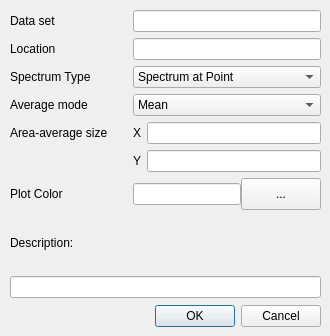
<?xml version="1.0" encoding="UTF-8"?>
<ui version="4.0">
 <class>SpectrumInfoEditor</class>
 <widget class="QDialog" name="SpectrumInfoEditor">
  <property name="geometry">
   <rect>
    <x>0</x>
    <y>0</y>
    <width>330</width>
    <height>336</height>
   </rect>
  </property>
  <property name="windowTitle">
   <string>Spectrum Information</string>
  </property>
  <property name="modal">
   <bool>true</bool>
  </property>
  <widget class="QDialogButtonBox" name="buttonBox">
   <property name="geometry">
    <rect>
     <x>10</x>
     <y>300</y>
     <width>311</width>
     <height>32</height>
    </rect>
   </property>
   <property name="orientation">
    <enum>Qt::Horizontal</enum>
   </property>
   <property name="standardButtons">
    <set>QDialogButtonBox::Cancel|QDialogButtonBox::Ok</set>
   </property>
  </widget>
  <widget class="QWidget" name="gridLayoutWidget">
   <property name="geometry">
    <rect>
     <x>10</x>
     <y>10</y>
     <width>311</width>
     <height>288</height>
    </rect>
   </property>
   <layout class="QGridLayout" name="grid_layout" columnstretch="10,0,0">
    <item row="6" column="0">
     <widget class="QLabel" name="label_plot_color">
      <property name="text">
       <string>Plot Color</string>
      </property>
      <property name="buddy">
       <cstring>lineedit_plot_color</cstring>
      </property>
     </widget>
    </item>
    <item row="5" column="2">
     <widget class="QLineEdit" name="lineedit_area_avg_y"/>
    </item>
    <item row="0" column="1" colspan="2">
     <widget class="QLineEdit" name="lineedit_dataset">
      <property name="readOnly">
       <bool>true</bool>
      </property>
     </widget>
    </item>
    <item row="8" column="0" colspan="3">
     <widget class="QLineEdit" name="lineedit_description"/>
    </item>
    <item row="2" column="0">
     <widget class="QLabel" name="label_spectrum_type">
      <property name="text">
       <string>Spectrum Type</string>
      </property>
      <property name="buddy">
       <cstring>combobox_spectrum_type</cstring>
      </property>
     </widget>
    </item>
    <item row="7" column="0">
     <widget class="QLabel" name="label_description">
      <property name="text">
       <string>Description:</string>
      </property>
      <property name="buddy">
       <cstring>lineedit_description</cstring>
      </property>
     </widget>
    </item>
    <item row="4" column="2">
     <widget class="QLineEdit" name="lineedit_area_avg_x"/>
    </item>
    <item row="1" column="0">
     <widget class="QLabel" name="label_location">
      <property name="text">
       <string>Location</string>
      </property>
      <property name="buddy">
       <cstring>lineedit_location</cstring>
      </property>
     </widget>
    </item>
    <item row="5" column="1">
     <widget class="QLabel" name="label_area_avg_y">
      <property name="text">
       <string>Y</string>
      </property>
      <property name="buddy">
       <cstring>lineedit_area_avg_y</cstring>
      </property>
     </widget>
    </item>
    <item row="4" column="1">
     <widget class="QLabel" name="label_area_avg_x">
      <property name="text">
       <string>X</string>
      </property>
      <property name="buddy">
       <cstring>lineedit_area_avg_x</cstring>
      </property>
     </widget>
    </item>
    <item row="4" column="0">
     <widget class="QLabel" name="label_area_avg">
      <property name="text">
       <string>Area-average size</string>
      </property>
      <property name="alignment">
       <set>Qt::AlignLeading|Qt::AlignLeft|Qt::AlignVCenter</set>
      </property>
     </widget>
    </item>
    <item row="2" column="1" colspan="2">
     <widget class="QComboBox" name="combobox_spectrum_type">
      <property name="currentText">
       <string>Spectrum at Point</string>
      </property>
      <item>
       <property name="text">
        <string>Spectrum at Point</string>
       </property>
      </item>
      <item>
       <property name="text">
        <string>Area Average around Point</string>
       </property>
      </item>
      <item>
       <property name="text">
        <string>Region of Interest</string>
       </property>
      </item>
      <item>
       <property name="text">
        <string>Library Spectrum</string>
       </property>
      </item>
     </widget>
    </item>
    <item row="0" column="0">
     <widget class="QLabel" name="label_dataset">
      <property name="text">
       <string>Data set</string>
      </property>
      <property name="buddy">
       <cstring>lineedit_dataset</cstring>
      </property>
     </widget>
    </item>
    <item row="1" column="1" colspan="2">
     <widget class="QLineEdit" name="lineedit_location">
      <property name="readOnly">
       <bool>true</bool>
      </property>
     </widget>
    </item>
    <item row="6" column="1" colspan="2">
     <layout class="QGridLayout" name="gridLayout" columnstretch="10,0">
      <property name="spacing">
       <number>0</number>
      </property>
      <item row="0" column="0">
       <widget class="QLineEdit" name="lineedit_plot_color"/>
      </item>
      <item row="0" column="1">
       <widget class="QPushButton" name="button_plot_color">
        <property name="minimumSize">
         <size>
          <width>32</width>
          <height>32</height>
         </size>
        </property>
        <property name="text">
         <string>...</string>
        </property>
       </widget>
      </item>
     </layout>
    </item>
    <item row="3" column="1" colspan="2">
     <widget class="QComboBox" name="combobox_avg_mode">
      <item>
       <property name="text">
        <string>Mean</string>
       </property>
      </item>
      <item>
       <property name="text">
        <string>Median</string>
       </property>
      </item>
     </widget>
    </item>
    <item row="3" column="0">
     <widget class="QLabel" name="label_avg_mode">
      <property name="text">
       <string>Average mode</string>
      </property>
      <property name="buddy">
       <cstring>combobox_avg_mode</cstring>
      </property>
     </widget>
    </item>
   </layout>
  </widget>
 </widget>
 <tabstops>
  <tabstop>lineedit_dataset</tabstop>
  <tabstop>lineedit_location</tabstop>
  <tabstop>combobox_spectrum_type</tabstop>
  <tabstop>combobox_avg_mode</tabstop>
  <tabstop>lineedit_area_avg_x</tabstop>
  <tabstop>lineedit_area_avg_y</tabstop>
  <tabstop>lineedit_plot_color</tabstop>
  <tabstop>button_plot_color</tabstop>
  <tabstop>lineedit_description</tabstop>
 </tabstops>
 <resources/>
 <connections>
  <connection>
   <sender>buttonBox</sender>
   <signal>accepted()</signal>
   <receiver>SpectrumInfoEditor</receiver>
   <slot>accept()</slot>
   <hints>
    <hint type="sourcelabel">
     <x>248</x>
     <y>254</y>
    </hint>
    <hint type="destinationlabel">
     <x>157</x>
     <y>274</y>
    </hint>
   </hints>
  </connection>
  <connection>
   <sender>buttonBox</sender>
   <signal>rejected()</signal>
   <receiver>SpectrumInfoEditor</receiver>
   <slot>reject()</slot>
   <hints>
    <hint type="sourcelabel">
     <x>316</x>
     <y>260</y>
    </hint>
    <hint type="destinationlabel">
     <x>286</x>
     <y>274</y>
    </hint>
   </hints>
  </connection>
 </connections>
</ui>
